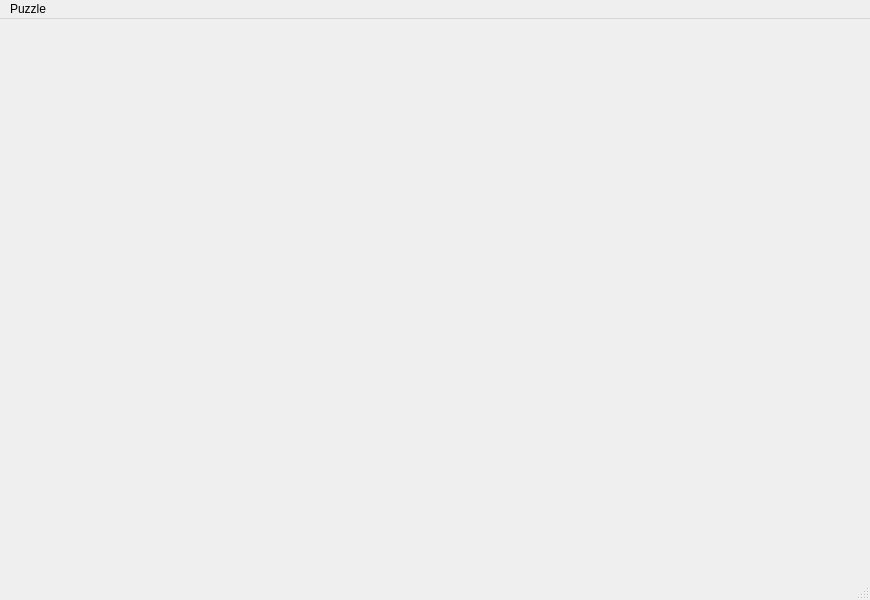
<?xml version="1.0" encoding="UTF-8"?>
<ui version="4.0">
 <class>MainWindow</class>
 <widget class="QMainWindow" name="MainWindow">
  <property name="geometry">
   <rect>
    <x>0</x>
    <y>0</y>
    <width>870</width>
    <height>600</height>
   </rect>
  </property>
  <property name="windowTitle">
   <string>MainWindow</string>
  </property>
  <widget class="QWidget" name="puzzle">
   <widget class="QWidget" name="gridLayoutWidget_2">
    <property name="geometry">
     <rect>
      <x>130</x>
      <y>90</y>
      <width>601</width>
      <height>351</height>
     </rect>
    </property>
    <layout class="QGridLayout" name="gridLayout">
     <property name="spacing">
      <number>0</number>
     </property>
    </layout>
   </widget>
  </widget>
  <widget class="QMenuBar" name="menubar">
   <property name="geometry">
    <rect>
     <x>0</x>
     <y>0</y>
     <width>870</width>
     <height>25</height>
    </rect>
   </property>
   <widget class="QMenu" name="menuPuzzle">
    <property name="title">
     <string>Puzzle</string>
    </property>
   </widget>
   <addaction name="menuPuzzle"/>
  </widget>
  <widget class="QStatusBar" name="statusbar"/>
 </widget>
 <resources/>
 <connections/>
</ui>
